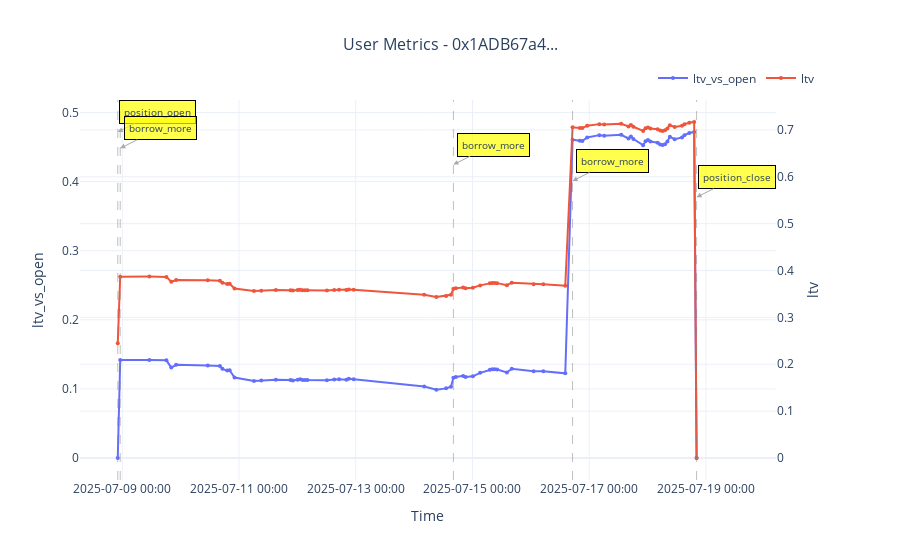

Notebook source saved alongside this figure:
### Code cell
import matplotlib.pyplot as plt

import plotly.express as px
import plotly.graph_objects as go
from plotly.subplots import make_subplots
def plot_user_metrics(df, fields, user_address=None):
    """
    Plot time series metrics with action markers using Plotly.
    """
    if user_address:
        plot_df = df[df['user_address'] == user_address].copy()
        if plot_df.empty:
            print(f"No data for user {user_address}")
            return
    else:
        plot_df = df.copy()
    plot_df["ltv"] = plot_df["ltv"].clip(0,1)
    
    plot_df = plot_df.sort_values('timestamp')
    plot_df['datetime'] = pd.to_datetime(plot_df['timestamp'], unit='s')
    
    # Create subplot with secondary y-axis
    fig = make_subplots(specs=[[{"secondary_y": len(fields) > 1}]])
    
    colors = px.colors.qualitative.Plotly

    plot_df[fields[0]] = plot_df[fields[0]].clip(0, plot_df[fields[0]].max())
    
    # Add first field
    fig.add_trace(
        go.Scatter(x=plot_df['datetime'], y=plot_df[fields[0]],
                  mode='lines+markers',
                  name=fields[0],
                  line=dict(color=colors[0], width=2),
                  marker=dict(size=4)),
        secondary_y=False
    )
    
    # Add second field if exists
    if len(fields) > 1:
        fig.add_trace(
            go.Scatter(x=plot_df['datetime'], y=plot_df[fields[1]],
                      mode='lines+markers',
                      name=fields[1],
                      line=dict(color=colors[1], width=2),
                      marker=dict(size=4)),
            secondary_y=True
        )
    
    # Add action markers
    action_df = plot_df[plot_df['action'] != 'none'].copy()
    
    # Get y-axis ranges
    
    print(plot_df[fields[0]].min())
    y1_min, y1_max = plot_df[fields[0]].min(), plot_df[fields[0]].max()
    y1_min = max(y1_min,0)
    y1_range = y1_max - y1_min
    print(y1_range)
    
    for i, (idx, row) in enumerate(action_df.iterrows()):
        # Add vertical line
        fig.add_vline(x=row['datetime'], line_dash="dash", 
                     line_color="gray", opacity=0.5, line_width=1)
        
        # Add action label using first y-axis scale
        y_pos = y1_max - (i * y1_range * 0.05)
        fig.add_annotation(
            x=row['datetime'],
            y=y_pos,
            text=row['action'],
            showarrow=True,
            arrowhead=2,
            arrowsize=1,
            arrowwidth=1,
            arrowcolor="darkgray",
            ax=40,
            ay=-20,
            font=dict(size=10),
            bgcolor="rgba(255, 255, 0, 0.7)",
            bordercolor="black",
            borderwidth=1,
            borderpad=4,
            yref="y"  # Explicitly use left axis
        )
    
    # Update layout
    title = f"User Metrics - {user_address[:10]}..." if user_address else "User Metrics - All Users"
    fig.update_layout(
        title=dict(text=title, x=0.5, font=dict(size=16)),
        hovermode='x unified',
        legend=dict(orientation="h", yanchor="bottom", y=1.02, xanchor="right", x=1),
        template="plotly_white"
    )
    
    # Update axes
    fig.update_xaxes(title_text="Time", tickformat="%Y-%m-%d %H:%M")
    fig.update_yaxes(title_text=fields[0], secondary_y=False)
    if len(fields) > 1:
        fig.update_yaxes(title_text=fields[1], secondary_y=True)
    
    fig.show()

# Example usage
plot_user_metrics(filtered_hourly_df, ['ltv_vs_open', 'ltv'], user_address='0x1ADB67a4C80A760579378624714DC01b89E69549')

### Figure 1 — Plotly figure (JSON) as saved in the notebook; plotly's stock layout.template omitted (floating-point values rounded to 4 significant figures)
{"data": [{"line": {"color": "#636EFA", "width": 2}, "marker": {"size": 4}, "mode": "lines+markers", "name": "ltv_vs_open", "type": "scatter", "x": ["2025-07-08T22:09:47", "2025-07-08T23:09:47", "2025-07-09T11:09:47", "2025-07-09T18:09:47", "2025-07-09T20:09:47", "2025-07-09T22:09:47", "2025-07-10T11:09:47", "2025-07-10T16:09:47", "2025-07-10T17:09:47", "2025-07-10T19:09:47", "2025-07-10T20:09:47", "2025-07-10T22:09:47", "2025-07-11T06:09:47", "2025-07-11T09:09:47", "2025-07-11T15:09:47", "2025-07-11T21:09:47", "2025-07-11T22:09:47", "2025-07-12T00:09:47", "2025-07-12T01:09:47", "2025-07-12T02:09:47", "2025-07-12T03:09:47", "2025-07-12T04:09:47", "2025-07-12T12:09:47", "2025-07-12T15:09:47", "2025-07-12T17:09:47", "2025-07-12T20:09:47", "2025-07-12T21:09:47", "2025-07-12T23:09:47", "2025-07-14T04:09:47", "2025-07-14T09:09:47", "2025-07-14T13:09:47", "2025-07-14T15:09:47", "2025-07-14T16:09:47", "2025-07-14T17:09:47", "2025-07-14T20:09:47", "2025-07-14T21:09:47", "2025-07-15T00:09:47", "2025-07-15T03:09:47", "2025-07-15T07:09:47", "2025-07-15T08:09:47", "2025-07-15T09:09:47", "2025-07-15T10:09:47", "2025-07-15T14:09:47", "2025-07-15T16:09:47", "2025-07-16T01:09:47", "2025-07-16T05:09:47", "2025-07-16T14:09:47", "2025-07-16T17:09:47", "2025-07-16T20:09:47", "2025-07-16T21:09:47", "2025-07-16T23:09:47", "2025-07-17T04:09:47", "2025-07-17T06:09:47", "2025-07-17T13:09:47", "2025-07-17T16:09:47", "2025-07-17T17:09:47", "2025-07-17T18:09:47", "2025-07-17T22:09:47", "2025-07-17T23:09:47", "2025-07-18T00:09:47", "2025-07-18T01:09:47", "2025-07-18T04:09:47", "2025-07-18T05:09:47", "2025-07-18T06:09:47", "2025-07-18T07:09:47", "2025-07-18T08:09:47", "2025-07-18T09:09:47", "2025-07-18T11:09:47", "2025-07-18T14:09:47", "2025-07-18T15:09:47", "2025-07-18T17:09:47", "2025-07-18T19:09:47", "2025-07-18T20:09:47"], "xaxis": "x", "y": [0, 0.1418, 0.142, 0.1413, 0.1309, 0.1348, 0.134, 0.1333, 0.1291, 0.1265, 0.1269, 0.1165, 0.1114, 0.1121, 0.1132, 0.1127, 0.1123, 0.1132, 0.1139, 0.113, 0.113, 0.1129, 0.1124, 0.1135, 0.114, 0.1134, 0.1147, 0.114, 0.1035, 0.09869, 0.1008, 0.1032, 0.1162, 0.1173, 0.1189, 0.1171, 0.1182, 0.1233, 0.1276, 0.1283, 0.1283, 0.1281, 0.1238, 0.1291, 0.1255, 0.1255, 0.1226, 0.4607, 0.4592, 0.4588, 0.464, 0.4673, 0.4666, 0.4679, 0.4625, 0.4655, 0.4617, 0.4528, 0.4585, 0.4604, 0.4581, 0.4562, 0.4539, 0.4529, 0.454, 0.4582, 0.4649, 0.4614, 0.464, 0.4673, 0.4704, 0.4719, 0], "yaxis": "y"}, {"line": {"color": "#EF553B", "width": 2}, "marker": {"size": 4}, "mode": "lines+markers", "name": "ltv", "type": "scatter", "x": ["2025-07-08T22:09:47", "2025-07-08T23:09:47", "2025-07-09T11:09:47", "2025-07-09T18:09:47", "2025-07-09T20:09:47", "2025-07-09T22:09:47", "2025-07-10T11:09:47", "2025-07-10T16:09:47", "2025-07-10T17:09:47", "2025-07-10T19:09:47", "2025-07-10T20:09:47", "2025-07-10T22:09:47", "2025-07-11T06:09:47", "2025-07-11T09:09:47", "2025-07-11T15:09:47", "2025-07-11T21:09:47", "2025-07-11T22:09:47", "2025-07-12T00:09:47", "2025-07-12T01:09:47", "2025-07-12T02:09:47", "2025-07-12T03:09:47", "2025-07-12T04:09:47", "2025-07-12T12:09:47", "2025-07-12T15:09:47", "2025-07-12T17:09:47", "2025-07-12T20:09:47", "2025-07-12T21:09:47", "2025-07-12T23:09:47", "2025-07-14T04:09:47", "2025-07-14T09:09:47", "2025-07-14T13:09:47", "2025-07-14T15:09:47", "2025-07-14T16:09:47", "2025-07-14T17:09:47", "2025-07-14T20:09:47", "2025-07-14T21:09:47", "2025-07-15T00:09:47", "2025-07-15T03:09:47", "2025-07-15T07:09:47", "2025-07-15T08:09:47", "2025-07-15T09:09:47", "2025-07-15T10:09:47", "2025-07-15T14:09:47", "2025-07-15T16:09:47", "2025-07-16T01:09:47", "2025-07-16T05:09:47", "2025-07-16T14:09:47", "2025-07-16T17:09:47", "2025-07-16T20:09:47", "2025-07-16T21:09:47", "2025-07-16T23:09:47", "2025-07-17T04:09:47", "2025-07-17T06:09:47", "2025-07-17T13:09:47", "2025-07-17T16:09:47", "2025-07-17T17:09:47", "2025-07-17T18:09:47", "2025-07-17T22:09:47", "2025-07-17T23:09:47", "2025-07-18T00:09:47", "2025-07-18T01:09:47", "2025-07-18T04:09:47", "2025-07-18T05:09:47", "2025-07-18T06:09:47", "2025-07-18T07:09:47", "2025-07-18T08:09:47", "2025-07-18T09:09:47", "2025-07-18T11:09:47", "2025-07-18T14:09:47", "2025-07-18T15:09:47", "2025-07-18T17:09:47", "2025-07-18T19:09:47", "2025-07-18T20:09:47"], "xaxis": "x", "y": [0.245, 0.3868, 0.387, 0.3863, 0.3759, 0.3798, 0.379, 0.3783, 0.3741, 0.3715, 0.3719, 0.3615, 0.3564, 0.3571, 0.3582, 0.3577, 0.3573, 0.3583, 0.3589, 0.3581, 0.358, 0.358, 0.3574, 0.3585, 0.359, 0.3584, 0.3597, 0.359, 0.3485, 0.3437, 0.3458, 0.3482, 0.3612, 0.3623, 0.3639, 0.3622, 0.3632, 0.3683, 0.3726, 0.3733, 0.3733, 0.3731, 0.3688, 0.3741, 0.3705, 0.3705, 0.3676, 0.7057, 0.7042, 0.7039, 0.709, 0.7123, 0.7116, 0.7129, 0.7075, 0.7105, 0.7067, 0.6978, 0.7035, 0.7054, 0.7031, 0.7012, 0.6989, 0.6979, 0.6991, 0.7032, 0.71, 0.7065, 0.709, 0.7123, 0.7154, 0.7169, 0], "yaxis": "y2"}], "layout": {"annotations": [{"arrowcolor": "darkgray", "arrowhead": 2, "arrowsize": 1, "arrowwidth": 1, "ax": 40, "ay": -20, "bgcolor": "rgba(255, 255, 0, 0.7)", "bordercolor": "black", "borderpad": 4, "borderwidth": 1, "font": {"size": 10}, "showarrow": true, "text": "position_open", "x": "2025-07-08T22:09:47", "y": 0.4719, "yref": "y"}, {"arrowcolor": "darkgray", "arrowhead": 2, "arrowsize": 1, "arrowwidth": 1, "ax": 40, "ay": -20, "bgcolor": "rgba(255, 255, 0, 0.7)", "bordercolor": "black", "borderpad": 4, "borderwidth": 1, "font": {"size": 10}, "showarrow": true, "text": "borrow_more", "x": "2025-07-08T23:09:47", "y": 0.4483, "yref": "y"}, {"arrowcolor": "darkgray", "arrowhead": 2, "arrowsize": 1, "arrowwidth": 1, "ax": 40, "ay": -20, "bgcolor": "rgba(255, 255, 0, 0.7)", "bordercolor": "black", "borderpad": 4, "borderwidth": 1, "font": {"size": 10}, "showarrow": true, "text": "borrow_more", "x": "2025-07-14T16:09:47", "y": 0.4247, "yref": "y"}, {"arrowcolor": "darkgray", "arrowhead": 2, "arrowsize": 1, "arrowwidth": 1, "ax": 40, "ay": -20, "bgcolor": "rgba(255, 255, 0, 0.7)", "bordercolor": "black", "borderpad": 4, "borderwidth": 1, "font": {"size": 10}, "showarrow": true, "text": "borrow_more", "x": "2025-07-16T17:09:47", "y": 0.4011, "yref": "y"}, {"arrowcolor": "darkgray", "arrowhead": 2, "arrowsize": 1, "arrowwidth": 1, "ax": 40, "ay": -20, "bgcolor": "rgba(255, 255, 0, 0.7)", "bordercolor": "black", "borderpad": 4, "borderwidth": 1, "font": {"size": 10}, "showarrow": true, "text": "position_close", "x": "2025-07-18T20:09:47", "y": 0.3775, "yref": "y"}], "hovermode": "x unified", "legend": {"orientation": "h", "x": 1, "xanchor": "right", "y": 1.02, "yanchor": "bottom"}, "shapes": [{"line": {"color": "gray", "dash": "dash", "width": 1}, "opacity": 0.5, "type": "line", "x0": "2025-07-08T22:09:47", "x1": "2025-07-08T22:09:47", "xref": "x", "y0": 0, "y1": 1, "yref": "y domain"}, {"line": {"color": "gray", "dash": "dash", "width": 1}, "opacity": 0.5, "type": "line", "x0": "2025-07-08T23:09:47", "x1": "2025-07-08T23:09:47", "xref": "x", "y0": 0, "y1": 1, "yref": "y domain"}, {"line": {"color": "gray", "dash": "dash", "width": 1}, "opacity": 0.5, "type": "line", "x0": "2025-07-14T16:09:47", "x1": "2025-07-14T16:09:47", "xref": "x", "y0": 0, "y1": 1, "yref": "y domain"}, {"line": {"color": "gray", "dash": "dash", "width": 1}, "opacity": 0.5, "type": "line", "x0": "2025-07-16T17:09:47", "x1": "2025-07-16T17:09:47", "xref": "x", "y0": 0, "y1": 1, "yref": "y domain"}, {"line": {"color": "gray", "dash": "dash", "width": 1}, "opacity": 0.5, "type": "line", "x0": "2025-07-18T20:09:47", "x1": "2025-07-18T20:09:47", "xref": "x", "y0": 0, "y1": 1, "yref": "y domain"}], "title": {"font": {"size": 16}, "text": "User Metrics - 0x1ADB67a4...", "x": 0.5}, "xaxis": {"anchor": "y", "domain": [0, 0.94], "tickformat": "%Y-%m-%d %H:%M", "title": {"text": "Time"}}, "yaxis": {"anchor": "x", "domain": [0, 1], "title": {"text": "ltv_vs_open"}}, "yaxis2": {"anchor": "x", "overlaying": "y", "side": "right", "title": {"text": "ltv"}}}}
